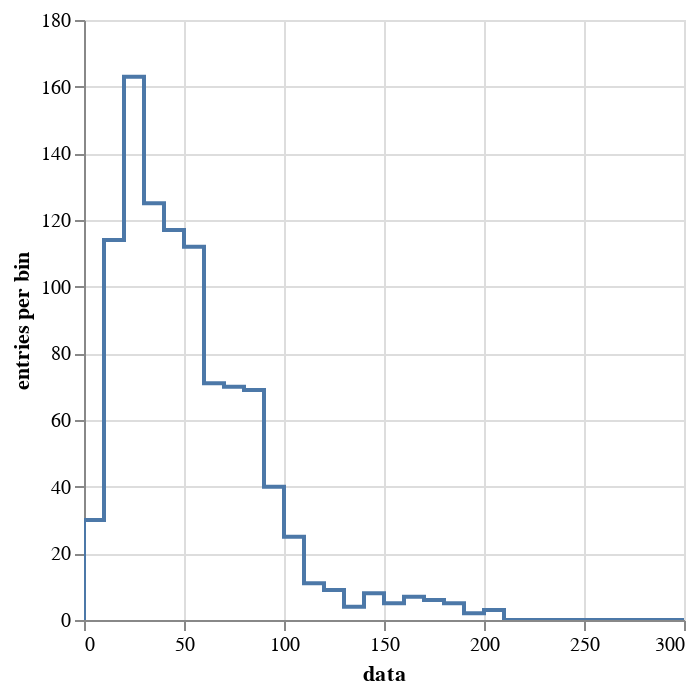

Notebook source saved alongside this figure:
### Code cell
masses_Top = []
for event in Pythia(params=params_Top):
    jets = cluster(event.all(selection),R=1,p=-1,ep=True).inclusive_jets()
    if jets:
        # print(jets[0].pt, jets[0].eta, jets[0].phi, jets[0].mass)
        masses_Top.append(jets[0].mass)
        if len(masses_Top) > 1000: break
array = np.array(masses_Top)
histogram = Hist(bin("data", 30, 0, 300))
histogram.fill(data=array)
histogram.step("data")

### Figure 1 — Vega-Lite specification as saved in the notebook (floating-point values rounded to 4 significant figures)
{"$schema": "https://vega.github.io/schema/vega-lite/v2.json", "data": {"values": [{"a0": 0, "a1": 0}, {"a0": 3e-08, "a1": 5}, {"a0": 10, "a1": 30}, {"a0": 20, "a1": 114}, {"a0": 30, "a1": 163}, {"a0": 40, "a1": 125}, {"a0": 50, "a1": 117}, {"a0": 60, "a1": 112}, {"a0": 70, "a1": 71}, {"a0": 80, "a1": 70}, {"a0": 90, "a1": 69}, {"a0": 100, "a1": 40}, {"a0": 110.0, "a1": 25}, {"a0": 120, "a1": 11}, {"a0": 130, "a1": 9}, {"a0": 140, "a1": 4}, {"a0": 150, "a1": 8}, {"a0": 160, "a1": 5}, {"a0": 170, "a1": 7}, {"a0": 180, "a1": 6}, {"a0": 190, "a1": 5}, {"a0": 200, "a1": 2}, {"a0": 210, "a1": 3}, {"a0": 220.0, "a1": 0}, {"a0": 230.0, "a1": 0}, {"a0": 240, "a1": 0}, {"a0": 250, "a1": 0}, {"a0": 260, "a1": 0}, {"a0": 270, "a1": 0}, {"a0": 280, "a1": 0}, {"a0": 290, "a1": 0}, {"a0": 300, "a1": 0}]}, "encoding": {"x": {"axis": {"title": "data"}, "field": "a0", "scale": {"zero": false}, "type": "quantitative"}, "y": {"axis": {"title": "entries per bin"}, "field": "a1", "type": "quantitative"}}, "mark": {"clip": true, "interpolate": "step-before", "type": "line"}, "transform": []}
